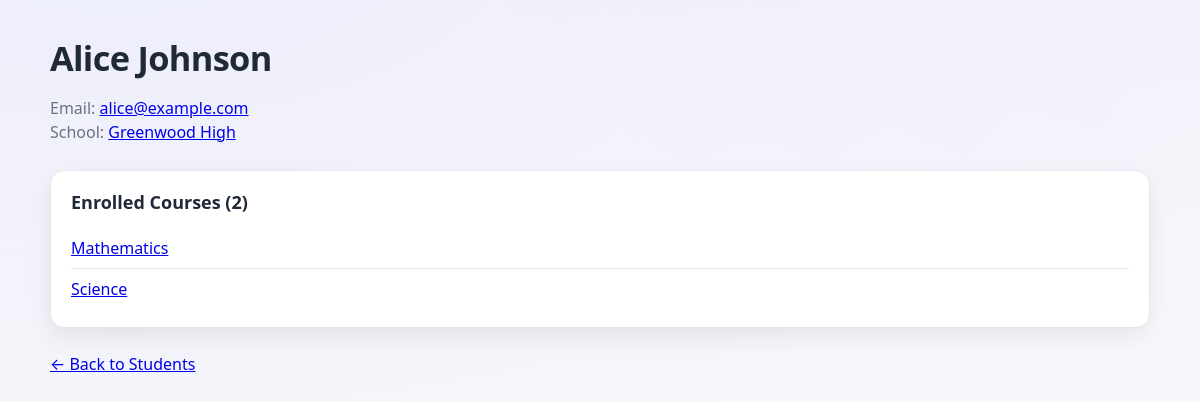
Page /student/alice-johnson/ on the committed database.
### enrollment/models.py (models this page shows, shortened)
class Student(models.Model):
    student_name = models.CharField( max_length=100)
    email = models.EmailField()
    courses = models.ManyToManyField(Course, related_name="students")
    school = models.ForeignKey(
        School,
        on_delete=models.PROTECT,
        related_name='students'
        )
    slug = models.SlugField(unique=True, blank=True)

class School(models.Model):
    name = models.CharField( max_length=100)
    address = models.TextField()
    slug = models.SlugField(unique=True, blank=True)

class Course(models.Model):
    name = models.CharField(max_length=100)
    description = models.TextField(blank=True)
    school = models.ForeignKey(
        School,
        on_delete=models.PROTECT,
        related_name='courses'
        )
    slug = models.SlugField(unique=True, blank=True)

### enrollment/views.py (the view)
# urls.py: path('student/<slug:slug>/', views.student_detail, name='student_detail')
def student_detail(request, slug):
    student = get_object_or_404(Student, slug=slug)
    return render(request, 'enrollment/student_detail.html', {'student': student})

### enrollment/templates/enrollment/student_detail.html (shortened to what this page needs)
{% extends "enrollment/layout.html" %}
{% block content %}
<div class="container">
  <h1>{{ student.student_name }}</h1>
  <p class="subtitle">
    Email: <a href="mailto:{{ student.email }}">{{ student.email }}</a><br>
    School: <a href="{% url 'school-detail' student.school.slug %}">{{ student.school.name }}</a>
  </p>
  <div class="section">
    <h3>Enrolled Courses ({{ student.courses.count }})</h3>
    <ul class="list">
      {% for c in student.courses.all %}
        <li><a href="{% url 'course_detail' c.slug %}">{{ c.name }}</a></li>
      {% empty %}
        <li class="muted">Not enrolled in any courses.</li>
      {% endfor %}
    </ul>
  </div>
  <a class="btn" href="{% url 'students-list' %}">← Back to Students</a>
</div>
{% endblock %}

### enrollment/static/enrollment/style.css (style rules this page uses)
* { box-sizing: border-box; }
:root { --bg: #f7f8fb; --panel: #ffffff; --text: #1f2937; --muted: #6b7280; --brand: #4f46e5; --brand-2: #6366f1; --ring: rgba(79,70,229,.25); --border: #e5e7eb; --radius: 14px; --shadow: 0 10px 25px rgba(0,0,0,.07); }
html, body { height: 100%; }
body { margin: 0; font: 16px/1.5 system-ui, -apple-system, Segoe UI, Roboto, "Helvetica Neue", Arial, "Noto Sans", "Apple Color Emoji", "Segoe UI Emoji"; color: var(--text); background: radial-gradient(1200px 600px at 10% -10%, rgba(99,102,241,.08), transparent), radial-gradient(900px 500px at 110% -20%, rgba(99,102,241,.06), transparent), var(--bg); padding: 32px; }
.container { max-width: 1100px; margin: 0 auto; }
h1 { font-size: clamp(26px, 2.2vw + 8px, 36px); margin: 0 0 18px; letter-spacing: -0.02em; }
.subtitle { margin: -6px 0 26px; color: var(--muted); }
.section { background: var(--panel); border: 1px solid var(--border); border-radius: var(--radius); padding: 18px 20px; box-shadow: var(--shadow); margin-bottom: 24px; }
.section h3 { margin: 0 0 12px; font-size: 18px; font-weight: 600; color: var(--text); }
.list { list-style: none; margin: 0; padding: 0; }
.list li { padding: 8px 0; border-bottom: 1px solid var(--border); }
.list li:last-child { border-bottom: none; }

### rows in the picture
Student: student_name "Alice Johnson", email "alice@example.com", school.name "Greenwood High", courses.count "2"
Course: name "Mathematics"
Course: name "Science"
